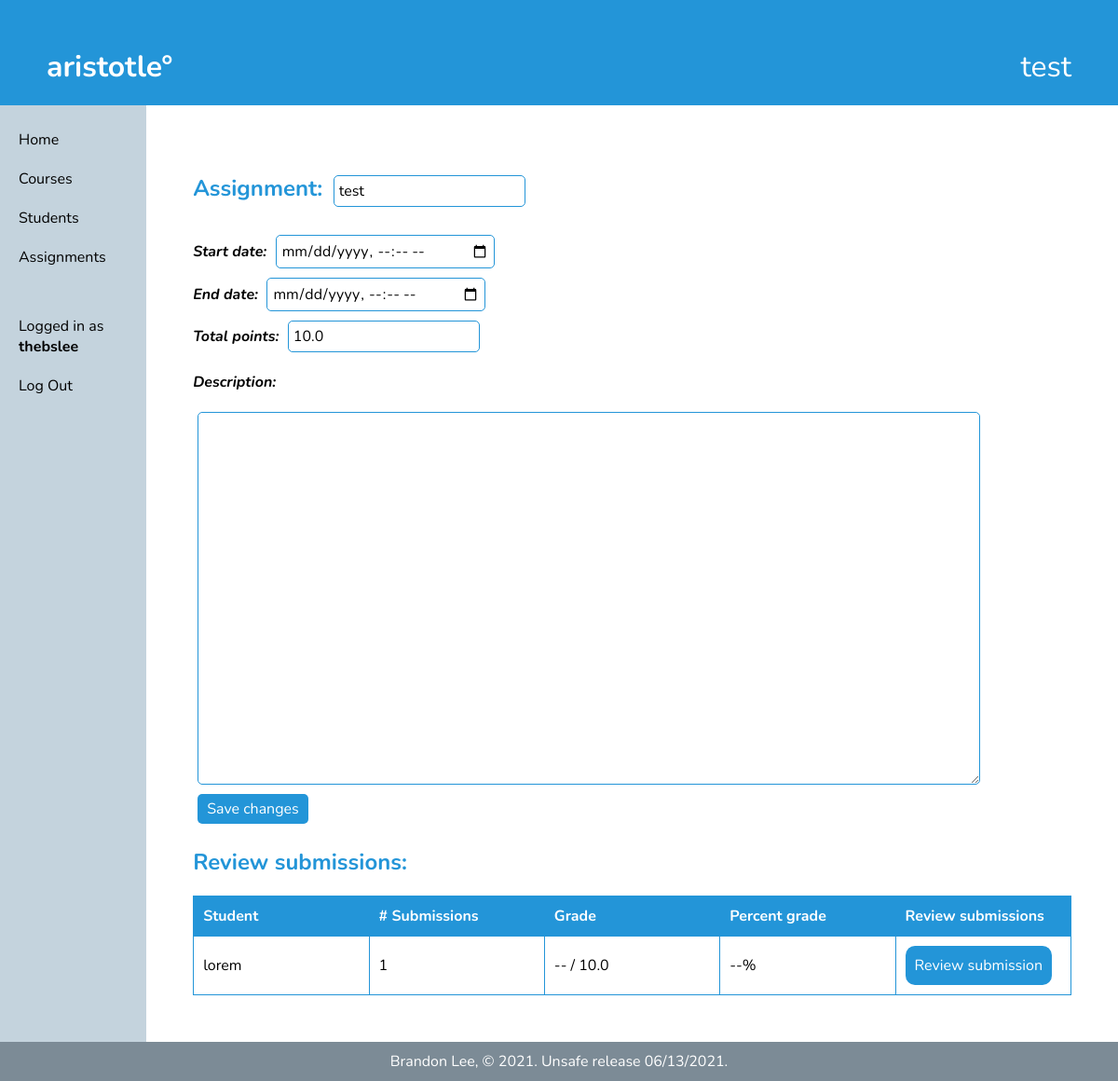
Screenshot of /forum/assignments/1 (signed in) with the database file from the repository.
### forum/models.py (models this page shows)
class Course(models.Model):
    name = models.CharField(max_length=100)
    owner = models.ForeignKey(
        settings.AUTH_USER_MODEL,
        on_delete=models.CASCADE,
        related_name='course_of_owner'
    )
    students = models.ManyToManyField(
        settings.AUTH_USER_MODEL,
        related_name='course_of_student',
        blank=True
    )
    uuid = models.UUIDField(
        default=uuid.uuid4,
        editable=False
    )

class Assignment(models.Model):
    course = models.ForeignKey(
        Course,
        on_delete=models.CASCADE
    )
    title = models.CharField(max_length=100)
    start_datetime = models.DateTimeField(null=True, blank=True)
    end_datetime = models.DateTimeField(null=True, blank=True)
    description = models.TextField(max_length=10000, blank=True)
    total_points = models.FloatField(null=True, blank=True)

### forum/views.py (the view, shortened to what this page needs)
# urls.py: path('assignments/<assignment_id>', views.assignmentdetails, name='assignmentdetails'),
def assignmentdetails(request, assignment_id):
    if not request.user.is_authenticated:
        return redirect('home')
    context = alwaysContext(request)
    assignment = Assignment.objects.get(id=assignment_id)
    if Course.objects.filter(id=request.session.get('selected_course_id')).first() != assignment.course:
        return redirect('home')
    context["assignment"] = assignment
    course = Course.objects.filter(id=request.session.get('selected_course_id')).first()
    if (course.owner == request.user):
        context["students"] = []
        for student in User.objects.filter(course_of_student=course):
            context["students"].append(SubmissionRow(student, assignment))
        return render(request, "assignmentdetails_teacher.html", context)

### forum/views.py (called while the page is built)
def alwaysContext(request):
    return {
        "username": request.user.username,
        "selected_course": Course.objects.filter(id=request.session.get('selected_course_id')).first()
    }

### forum/templates/assignmentdetails_teacher.html (shortened to what this page needs)
{% extends 'base.html' %}
{% block content %}
<form action="{% url 'forum:assignmentdetails' assignment.id %}" method="POST">
    <h2>Assignment: <input name="title" type="text" value="{{assignment.title}}"></input></h2>
    <p><i>
        <b>Start date: </b><input name="start" type="datetime-local" value="{{assignment.start_datetime|date:'Y-m-d\TH:i'}}"></input><br>
        <b>End date: </b><input name="end" type="datetime-local" value="{{assignment.end_datetime|date:'Y-m-d\TH:i'}}"></input><br>
        <b>Total points: </b><input name="points" type="number" value="{{assignment.total_points}}"></input><br>
    </i></p>
    <p><b><i>Description:</i></b></p>
    <textarea name="description">{{assignment.description}}</textarea>
    <br>
    <input type="submit" value="Save changes">&nbsp;&nbsp;&nbsp;&nbsp;
</form>
<h2>Review submissions:</h2>
<table>
    <tr>
        <th>Student</th>
        <th># Submissions</th>
        <th>Grade</th>
        <th>Percent grade</th>
        <th>Review submissions</th>
    </tr>
    {% for student in students %}
    <tr>
        <td>{{student.username}}</td>
        <td>{{student.nosubmissions}}</td>
        <td>
            {% if student.grade %}{{student.grade}}{% else %}--{% endif %}
            / {% if assignment.total_points %}{{assignment.total_points}}{% else %}--{% endif %}
        </td>
        <td>{{student.percentgrade}}%</td>
        <td><a href="{{student.link}}"><div class="button">Review submission</div></a></td>
    </tr>
    {% endfor %}
</table>
{% endblock %}

### templates/base.html (shortened to what this page needs)
{% load static %}
<html>
    <head>
        <link rel="stylesheet" href="{% static 'css/main.css' %}">
    </head>
    <body>
        <a href="{% url 'home' %}">
            <div id=pagehead>
                <div style="display:flex; flex-direction: row; align-items: center;">
                    aristotle°
                </div>
                <div style="font-weight: normal">
                    {{selected_course.name}}
                </div>
            </div>
        </a>
        <div id="fullcontainer">
            {% if username %}
            <div id="navbar">
                <ul>
                    <a href="{% url 'home' %}"><li>Home</li></a>
                    <a href="{% url 'forum:courses' %}"><li>Courses</li></a>
                    {% if selected_course %}
                    {% if selected_course.owner == request.user %}<a href="{% url 'forum:students' %}"><li>Students</li></a>{% endif %}
                    <a href="{% url 'forum:assignments' %}"><li>Assignments</li></a>
                    {% endif %}
                </ul>
                <ul>
                    <li>Logged in as <b>{{username}}</b></li>
                    <a href="{% url 'authentication:logout' %}"><li>Log Out</li></a>
                </ul>
            </div>
            {% endif %}
            <div id="content">
                {% block content %}
                {% endblock %}
            </div>
        </div>
        <div id="pagefoot">Brandon Lee, &#169; 2021. Unsafe release 06/13/2021.</div>
    </body>
</html>

### static/css/main.css (style rules this page uses)
:root { --aristotle-blue: #2395d8; --light-aristotle-blue: #daf1ff; --fog-gray: #c4d3dd; --dark-fog-gray: #a0b5c4; --extra-dark-fog-gray: #7c8b96; --main-font: 'Nunito'; --main-margin: 50px; }
body { font-family: var(--main-font); margin: 0px; display: flex; height: 100%; flex-direction: column; }
#pagehead { color: white; background-color: var(--aristotle-blue); font-size: xx-large; font-weight: bold; padding: var(--main-margin); padding-bottom: 20px; justify-content: space-between; display: flex; flex-direction: row; }
a { text-decoration: none; }
#fullcontainer { display: flex; flex-direction: row; flex: 1; }
#pagefoot { display: flex; padding: 10px; align-items: center; justify-content: center; color: white; background-color: var(--extra-dark-fog-gray); }
#content { margin: var(--main-margin); width: 100%; height: fit-content; }
#navbar { background-color: var(--fog-gray); height: 100%; display: flex; flex-direction: column; width: 200px; }
#navbar ul { list-style-type: none; padding-left: 0; }
#navbar li { padding: 10px 20px; color: black; }
#navbar a li { cursor: pointer; }
h2 { color: var(--aristotle-blue); }
#fullcontainer a { color: var(--aristotle-blue); text-decoration: none; }
input { font-family: 'Nunito'; font-size: medium; padding: 5px; border: solid 1px var(--aristotle-blue); margin: 5px; border-radius: 5px; }
textarea { font-family: 'Nunito'; min-height: 50vh; min-width: 70vw; font-size: medium; padding: 10px; border: solid 1px var(--aristotle-blue); margin: 5px; border-radius: 5px; }
input[type=submit] { border: none; padding: 5px 10px; border-radius: 5px; background-color: var(--aristotle-blue); color: white; cursor: pointer; }
.button { border-radius: 10px; color: white; background-color: var(--aristotle-blue); padding: 10px; min-width: 100px; width: max-content; text-align: center; cursor: pointer; }

### forum/templates/assignmentdetails_teacher.html (style rules this page uses)
table { width: 100%; border-collapse: collapse; table-layout: fixed; }
td, th { border: solid 1px var(--aristotle-blue); padding: 10px; }
th { background-color: var(--aristotle-blue); color: white; text-align: left; }

### rows the page displays
Course: name "test"
Assignment: title "test", points "10.0", total_points "10.0"

### other values shown
{{ username }} "thebslee"
{{ student.username }} "lorem"
{{ student.nosubmissions }} "1"
{{ student.grade }} "--"
{{ student.percentgrade }} "--"
